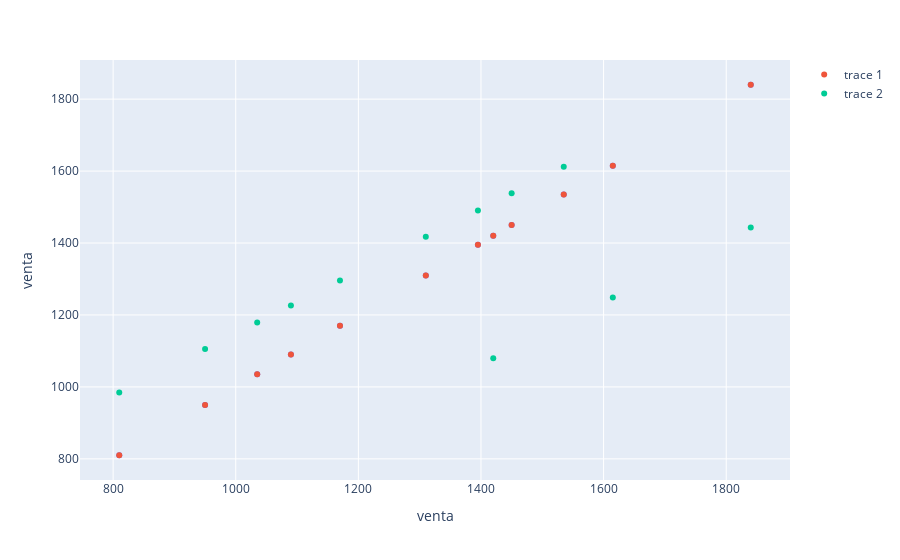

The code cell stored with this chart in its notebook:
### Code cell
fig = px.scatter(data, x='venta', y='venta')
fig.add_scatter(x=data['venta'], y=pred,mode='markers') 
fig.add_scatter(x=data['venta'], y=pred2,mode='markers')

### Figure 1 — Plotly figure (JSON) as saved in the notebook; plotly's stock layout.template omitted (floating-point values rounded to 4 significant figures)
{"data": [{"hovertemplate": "venta=%{y}<extra></extra>", "legendgroup": "", "marker": {"color": "#636efa", "symbol": "circle"}, "mode": "markers", "name": "", "orientation": "v", "showlegend": false, "type": "scatter", "x": [950, 1395, 1310, 1420, 810, 1840, 1535, 1450, 1090, 1615, 1170, 1035], "xaxis": "x", "y": [950, 1395, 1310, 1420, 810, 1840, 1535, 1450, 1090, 1615, 1170, 1035], "yaxis": "y"}, {"mode": "markers", "type": "scatter", "x": [950, 1395, 1310, 1420, 810, 1840, 1535, 1450, 1090, 1615, 1170, 1035], "y": [950.0, 1395.0, 1310.0, 1420.0, 810.0, 1840, 1535, 1450, 1090, 1615, 1170.0, 1035.0]}, {"mode": "markers", "type": "scatter", "x": [950, 1395, 1310, 1420, 810, 1840, 1535, 1450, 1090, 1615, 1170, 1035], "y": [1105.0, 1491.0, 1417.0, 1079.0, 984.1, 1443.0, 1612.0, 1538.0, 1227.0, 1248.0, 1296.0, 1179.0]}], "layout": {"legend": {"tracegroupgap": 0}, "margin": {"t": 60}, "xaxis": {"anchor": "y", "domain": [0, 1], "title": {"text": "venta"}}, "yaxis": {"anchor": "x", "domain": [0, 1], "title": {"text": "venta"}}}}
